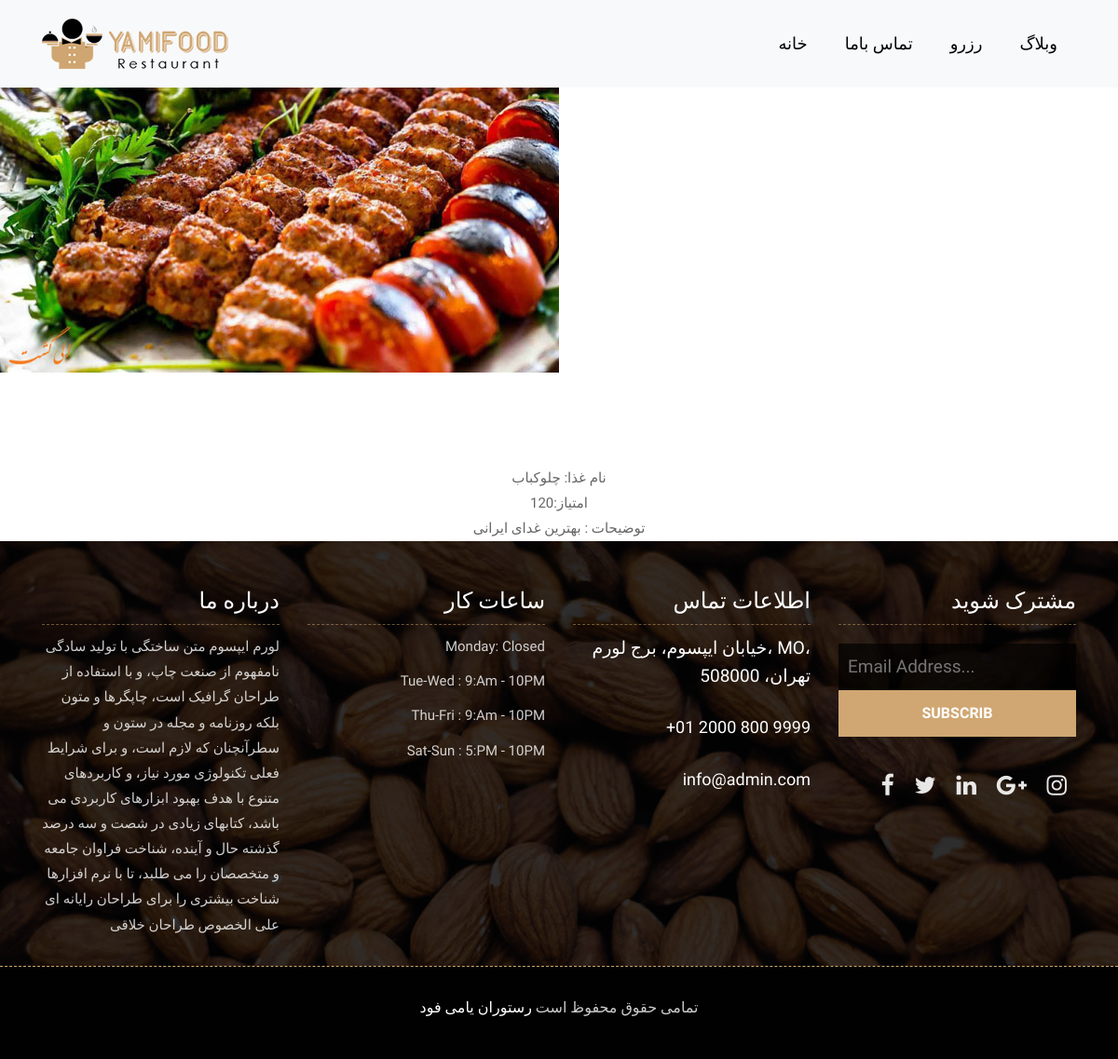
Page /2/ on the committed database.
### foods/models.py (models this page shows, shortened)
class Food(models.Model):
    FOOD_TYPE=[
        ('breakefast','صبحانه'),
        ('drinks','نوشیدنی'),
        ('dinner','شام'),
        ('lunch','ناهار')
    ]
    name = models.CharField(_("نام غذا"),max_length=100)
    description = models.CharField(_("توضیحات"),max_length=100)
    rate = models.IntegerField(_("امتیاز"))
    price = models.IntegerField(_("قیمت"))
    time = models.IntegerField(_("زمان لازم"))
    pub_date = models.DateField(_("تاریخ انتشار"), auto_now=False, auto_now_add=True)
    photo = models.ImageField(_("عکس"), upload_to='foods/')
    type_food = models.CharField(_("نوع غذا"),choices=FOOD_TYPE,max_length=10,default='drinks')
    class Meta:
        verbose_name = 'غذا'
        verbose_name_plural = 'غذاها'

### foods/views.py (the view)
# urls.py: path("<int:id>/",views.food_detail,name="detail")
def food_detail(request,id):
    food = Food.objects.get(id=id)
    context = {
        "food":food
    }
    return render(request,"foods/detail.html",context)

### foods/templates/foods/detail.html
{% extends 'base.html' %}
{% load static %}
    {% block content%}
    <div class="detail">
        <img style="height: 400px; width: 600px; margin-bottom: 100px; " src="{{food.photo.url}}">
        <div class="li" align="center">
            <li>نام غذا: {{food.name}}</li>
            <li>{{food.rate}}:امتیاز</li>
            <li>توضیحات : {{food.description}}</li>
        </div>
    </div>
    {% endblock %}

### foods/static/css/style.css (style rules this page uses)
body { color: #666666; font-size: 15px; font-family: 'Athiti', sans-serif; line-height: 1.80857; }
ul, li, ol { list-style: none; margin: 0px; padding: 0px; }

### rows in the picture
Food: photo (picture), name "چلوکباب", rate "120", description "بهترین غدای ایرانی"
